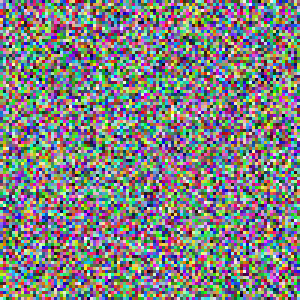
#> input picture python_3/image/mahdi.png, 100 x 100 px, found by its file name (shown 3 times larger)
$ python perubahan_rgb.py
#> lines starting #> are read from the running program, lines starting #| are printed output that depends on the picture
from PIL import Image
import numpy as np

# Lokasi direktori tempat Anda menyimpan foto
direktori_foto = "/Users/mahdi/Desktop/pemograman/python_3/image/"

# Nama file foto yang ingin Anda muat
nama_file_foto = "mahdi.png"

# Menggabungkan lokasi direktori dengan nama file foto
path_foto = direktori_foto + nama_file_foto

# Memuat foto menggunakan PIL
try:
    foto = Image.open(path_foto)
#> foto is the input picture: PIL image 100x100 RGB; mean R, G, B 127.4, 127.9, 127.5
    foto_rgb = np.array(foto)  # Mengonversi gambar menjadi array NumPy RGB
    # Menggabungkan saluran warna menjadi satu gambar
    foto_asli = np.zeros_like(foto_rgb)
    foto_asli[:, :, 0] = foto_rgb[:, :, 0]  # Saluran merah
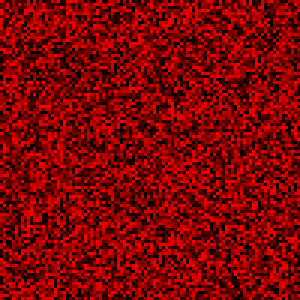
#> foto_asli: shape (100, 100, 3) (shown 3 times larger); mean R, G, B 127.4, 0, 0
    foto_asli[:, :, 1] = foto_rgb[:, :, 1]  # Saluran hijau
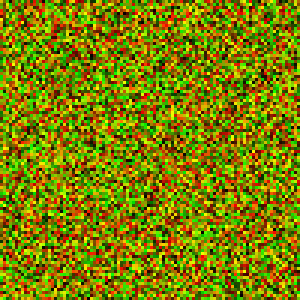
#> foto_asli: shape (100, 100, 3) (shown 3 times larger); mean R, G, B 127.4, 127.9, 0
    foto_asli[:, :, 2] = foto_rgb[:, :, 2]  # Saluran biru

    # Konversi array NumPy kembali menjadi gambar PIL
    foto_asli_pil = Image.fromarray(np.uint8(foto_asli))

    # Menyimpan gambar ke file
    foto_asli_pil.save("ff.png")
    print("Foto asli berhasil disimpan.")
except FileNotFoundError:
    print("File tidak ditemukan. Pastikan path_foto Anda sudah benar.")
except Exception as e:
    print("Terjadi kesalahan saat memuat foto:", str(e))
